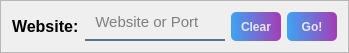
                <widget class="QFrame" name="frame">
                 <property name="maximumSize">
                  <size>
                   <width>16777215</width>
                   <height>50</height>
                  </size>
                 </property>
                 <property name="frameShape">
                  <enum>QFrame::Shape::StyledPanel</enum>
                 </property>
                 <property name="frameShadow">
                  <enum>QFrame::Shadow::Raised</enum>
                 </property>
                 <layout class="QHBoxLayout" name="horizontalLayout_6">
                  <item>
                   <widget class="QLabel" name="label_2">
                    <property name="font">
                     <font>
                      <pointsize>12</pointsize>
                      <bold>true</bold>
                     </font>
                    </property>
                    <property name="text">
                     <string>Website:</string>
                    </property>
                   </widget>
                  </item>
                  <item>
                   <widget class="QLineEdit" name="website_address_inputbox">
                    <property name="font">
                     <font>
                      <pointsize>11</pointsize>
                     </font>
                    </property>
                    <property name="styleSheet">
                     <string notr="true">background-color:rgba(0, 0, 0, 0);
border:none;
border-bottom:2px solid rgba(46, 82, 101, 200);
color:rgba(0, 0, 0, 240);
padding-bottom:7px;</string>
                    </property>
                    <property name="inputMask">
                     <string/>
                    </property>
                    <property name="text">
                     <string/>
                    </property>
                    <property name="placeholderText">
                     <string>  Website or Port</string>
                    </property>
                   </widget>
                  </item>
                  <item>
                   <widget class="QPushButton" name="clearWebAddress_btn">
                    <property name="minimumSize">
                     <size>
                      <width>50</width>
                      <height>0</height>
                     </size>
                    </property>
                    <property name="maximumSize">
                     <size>
                      <width>16777215</width>
                      <height>30</height>
                     </size>
                    </property>
                    <property name="font">
                     <font>
                      <bold>true</bold>
                     </font>
                    </property>
                    <property name="styleSheet">
                     <string notr="true">QPushButton#clearWebAddress_btn {
    background-color: qlineargradient(spread:pad, x1:0, y1:0.505682, x2:1, y2:0.477, stop:0 rgba(33, 150, 243, 219), stop:1 rgba(156, 39, 176, 226));
    color: rgba(255, 255, 255, 210);
    border-radius: 5px;
}

QPushButton#clearWebAddress_btn:hover {
    background-color: qlineargradient(spread:pad, x1:0, y1:0.505682, x2:1, y2:0.477, stop:0 rgba(63, 81, 181, 219), stop:1 rgba(103, 58, 183, 226));
}

QPushButton#clearWebAddress_btn:pressed {
    padding-left: 5px;
    padding-top: 5px;
    background-color: rgba(103, 58, 183, 255);
}
QPushButton#clearWebAddress_btn:disabled {
    background-color: rgba(200, 200, 200, 150);
    color: rgba(255, 255, 255, 150);
}

</string>
                    </property>
                    <property name="text">
                     <string>Clear</string>
                    </property>
                   </widget>
                  </item>
                  <item>
                   <widget class="QPushButton" name="startScan_btn">
                    <property name="minimumSize">
                     <size>
                      <width>50</width>
                      <height>0</height>
                     </size>
                    </property>
                    <property name="maximumSize">
                     <size>
                      <width>200</width>
                      <height>30</height>
                     </size>
                    </property>
                    <property name="font">
                     <font>
                      <bold>true</bold>
                     </font>
                    </property>
                    <property name="layoutDirection">
                     <enum>Qt::LayoutDirection::LeftToRight</enum>
                    </property>
                    <property name="styleSheet">
                     <string notr="true">QPushButton#startScan_btn {
    background-color: qlineargradient(spread:pad, x1:0, y1:0.505682, x2:1, y2:0.477, stop:0 rgba(33, 150, 243, 219), stop:1 rgba(156, 39, 176, 226));
    color: rgba(255, 255, 255, 210);
    border-radius: 5px;
}

QPushButton#startScan_btn:hover {
    background-color: qlineargradient(spread:pad, x1:0, y1:0.505682, x2:1, y2:0.477, stop:0 rgba(63, 81, 181, 219), stop:1 rgba(103, 58, 183, 226));
}

QPushButton#startScan_btn:pressed {
    padding-left: 5px;
    padding-top: 5px;
    background-color: rgba(103, 58, 183, 255);
}

QPushButton#startScan_btn:disabled {
    background-color: rgba(200, 200, 200, 150);
    color: rgba(255, 255, 255, 150);
}
</string>
                    </property>
                    <property name="text">
                     <string>Go!</string>
                    </property>
                   </widget>
                  </item>
                 </layout>
                </widget>
